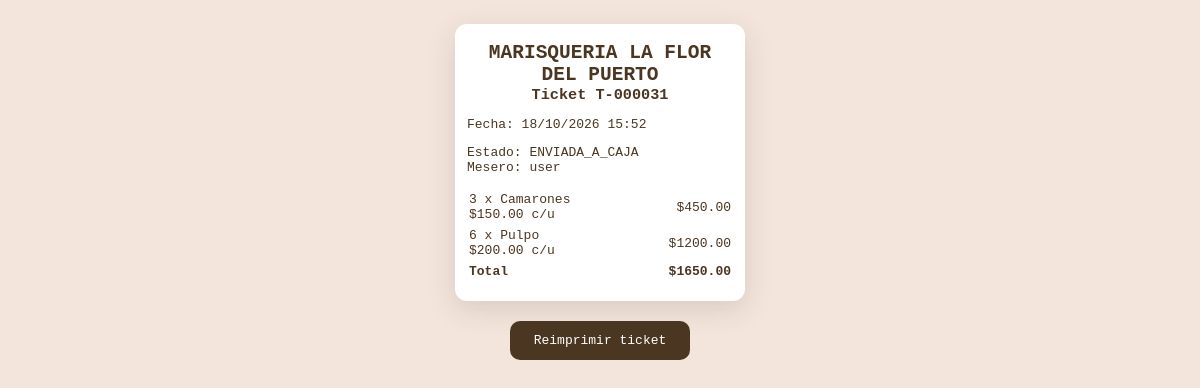
Page /auditoria/ticket/31 (signed in) on the earlier database version.
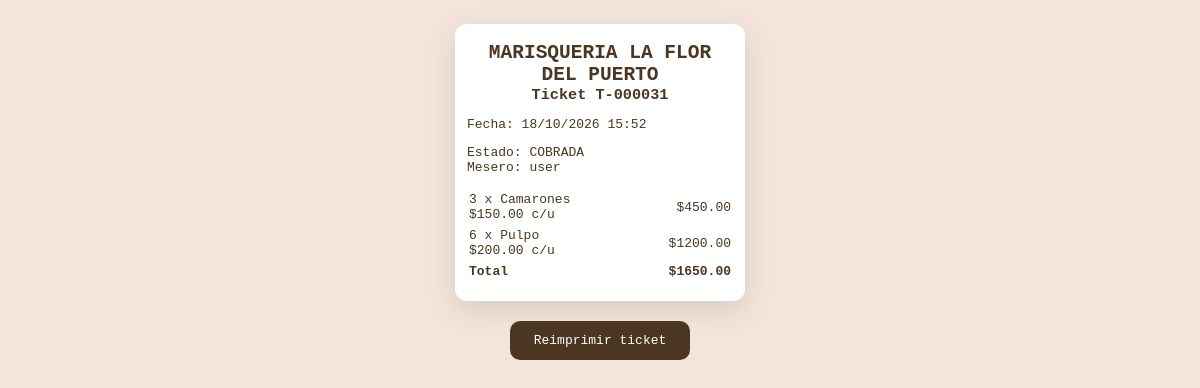
Same page on the later database version.
### models.py (models this page shows)
class Pedidos(db.Model):
    id = db.Column(db.Integer, primary_key=True)
    folio = db.Column(db.String(20), unique=True, nullable=True)
    estado = db.Column(db.String(20), default='ABIERTA')  # ABIERTA, ENVIADA_A_CAJA, COBRADA, CANCELADA
    state = db.Column(db.String(20), default='pendiente')  # Mantener por compatibilidad
    fecha = db.Column(db.DateTime, default=datetime.now)
    fecha_cobro = db.Column(db.DateTime, nullable=True)
    products = db.Column(db.JSON)
    total = db.Column(db.Float)
    usuario_id = db.Column(db.String(80), db.ForeignKey('users.username'), nullable=False)
    cajero_id = db.Column(db.String(80), db.ForeignKey('users.username'), nullable=True)

### app.py (the view)
        def wrapped(*args, **kwargs):
            if 'username' not in session:
                return redirect(url_for('login'))
            if session.get('tipo_usuario') not in allowed_roles:
                flash('No tienes permiso para acceder a esta página', 'error')
                return redirect(url_for('index'))
            return f(*args, **kwargs)

### app.py (called while the page is built)
def usuario_actual():
    usuario = Users.query.filter_by(username=session.get('username'), activo=True).first()
    if not usuario or session.get('version_sesion', 0) != usuario.version_sesion:
        return None
    return usuario

@app.before_request
def validar_sesion_actual():
    if 'username' in session:
        usuario = usuario_actual()
        if not usuario:
            session.clear()
        else:
            session['tipo_usuario'] = usuario.rol

def role_required(*allowed_roles):
    def decorator(f):
        def wrapped(*args, **kwargs):
            if 'username' not in session:
                return redirect(url_for('login'))
            if session.get('tipo_usuario') not in allowed_roles:
                flash('No tienes permiso para acceder a esta página', 'error')
                return redirect(url_for('index'))
            return f(*args, **kwargs)
        wrapped.__name__ = f.__name__
        return wrapped
    return decorator

@app.route('/auditoria/ticket/<int:pedido_id>')
@role_required('admin')
def ticket_auditoria(pedido_id):
    pedido = Pedidos.query.get_or_404(pedido_id)
    return render_template('ticket.html', pedido=pedido, vista_auditoria=True)

### templates/ticket.html (shortened to what this page needs)
<!DOCTYPE html>
<html>
<head>
</head>
<body>
    <div class="ticket-contenido">
    <h2>MARISQUERIA LA FLOR DEL PUERTO</h2>
    <h3>Ticket {{ pedido.folio or pedido.id }}</h3>
    <p>Fecha: {{ pedido.fecha.strftime('%d/%m/%Y %H:%M') }}</p>
    {% if vista_auditoria %}
    <p>Estado: {{ pedido.estado }}<br>Mesero: {{ pedido.usuario_id }}</p>
    {% endif %}
    <table>
        {% for producto in pedido.products or [] %}
        <tr>
            <td>{{ producto.cantidad }} x {{ producto.nombre }}<br>${{ '%.2f'|format(producto.precio) }} c/u</td>
            <td style="text-align:right;">${{ '%.2f'|format(producto.precio * producto.cantidad) }}</td>
        </tr>
        {% endfor %}
        <tr class="total">
            <td>Total</td>
            <td style="text-align:right;">${{ '%.2f'|format(pedido.total) }}</td>
        </tr>
    </table>
    </div>
    {% if vista_auditoria %}
    <div class="ticket-acciones">
        <button type="button" onclick="window.print()">Reimprimir ticket</button>
    </div>
    {% else %}
    <script>
        window.print(); // Imprime automáticamente al abrir
    </script>
    {% endif %}
</body>
</html>

Differences in the rows shown:
changed Pedidos "user": estado "ENVIADA_A_CAJA" → "COBRADA"
